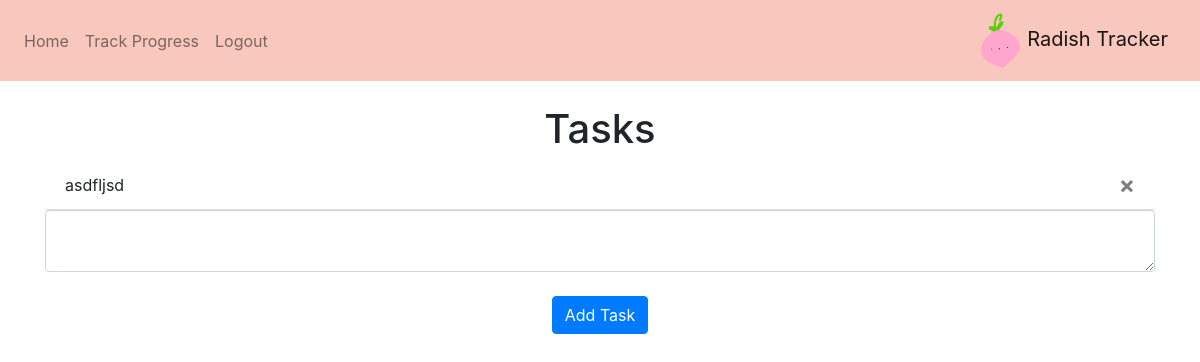
Page / (signed in) on the earlier database version.
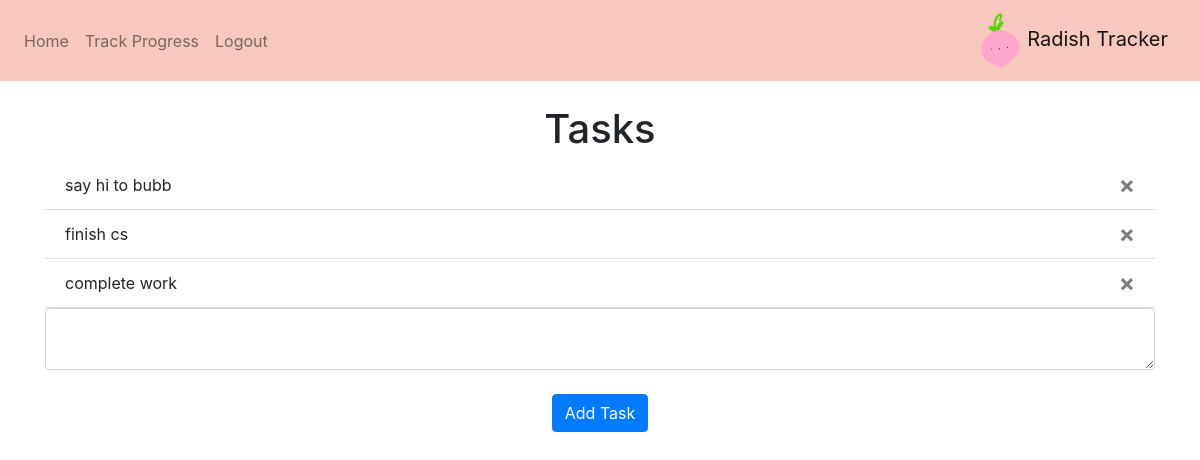
Same page on the later database version.
### website/models.py (models this page shows)
class Note(db.Model):
    id = db.Column(db.Integer, primary_key = True) #database will automatically set id for you
    data = db.Column(db.String(10000))
    date = db.Column(db.DateTime(timezone=True), default = func.now())
    user_id = db.Column(db.Integer, db.ForeignKey('user.id'))

### website/views.py (the view, shortened to what this page needs)
@views.route('/', methods = ['GET', 'POST'])
@login_required #only home page if logged in
def home():
    return render_template("home.html", user = current_user) #in our template ,can check our current user

### website/templates/home.html
{% extends "base.html" %} {% block title %}Home{% endblock %} {% block content
    %}
    <br />
    <h1 align="center">Tasks</h1>
    <ul class="list-group list-group-flush" id="notes">
      {% for note in user.notes %}
      <li class="list-group-item">
        {{ note.data }}
        <button type="button" class="close" onClick="deleteNote({{ note.id }})">
          <span aria-hidden="true">&times;</span>
        </button>
      </li>
      {% endfor %}
    </ul>
    <form method="POST">
      <textarea name="note" id="note" class="form-control"></textarea>
      <br />
      <div align="center">
        <button type="submit" class="btn btn-primary">Add Task</button>
      </div>
    </form>
    {% endblock %}

### website/templates/base.html (shortened to what this page needs)
<!DOCTYPE html>
<html>
    <head>
        <link
            rel="stylesheet"
            href="https://stackpath.bootstrapcdn.com/bootstrap/4.4.1/css/bootstrap.min.css"
        />
        <link
            rel="stylesheet"
            href="https://stackpath.bootstrapcdn.com/font-awesome/4.7.0/css/font-awesome.min.css"
        />
    </head>
    <body>
        <nav class = "navbar navbar-expand-lg navbar-light" style = "background-color: #F8C8BE;">
            <div class = "collapse navbar-collapse" id = "navbar">
                <div class = "navbar-nav">
                    {% if user.is_authenticated %}
                    <a class="nav-item nav-link" id = "home" href = "/">Home</a>
                    <a class="nav-item nav-link" id = "trackProgress" href = "/track">Track Progress</a>
                    <a class="nav-item nav-link" id = "logout" href = "/logout">Logout</a>
                    {% else %}
                    <a class="nav-item nav-link" id = "login" href = "/login">Login</a>
                    <a class="nav-item nav-link" id = "signUp" href = "/sign-up">Sign Up</a>
                    {%endif%}
                </div>
            </div>
            <a class = "navbar-brand" href = "#">
                <img src = "./static/OfficialRadishLogo.PNG" width = "44" height = "55" class = "d-inline-block alignt-top" alt = "">
                Radish Tracker
            </a>
        </nav>
        <div class = "container">
        {% block content %}
        {% endblock %}
        </div>
    </body>
</html>

Differences in the rows shown:
removed Note: data "asdfljsd"
added Note: data "say hi to bubb"
added Note: data "finish cs"
added Note: data "complete work"
